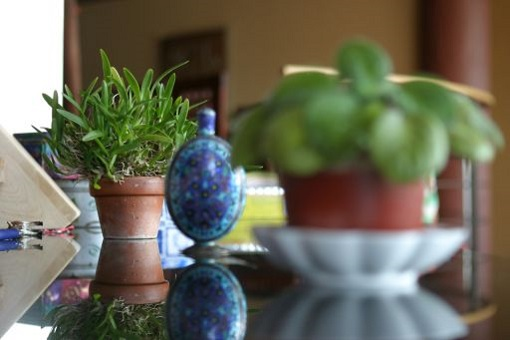
#> input picture scripts/P1/TSV_P1_Piramides_code_2025/img/orchid.jpg, 510 x 340 px
$ python p1_pregunta_01.py
#> lines starting #> are read from the running program, lines starting #| are printed output that depends on the picture
### scripts/P1/TSV_P1_Piramides_code_2025/p1_tarea1.py
# Tratamiento de Señales Visuales/Introducción a la Visión Artificial @ EPS-UAM
# Practica 1: Fusion de imagenes mediante piramides
# Tarea 1: metodos reduce y expand

# AUTORA: Lidia Martín Terés
import numpy as np
import scipy.signal

from p1_tests import test_p1_tarea1
from p1_utils import generar_kernel_suavizado

def reduce(imagen):
    """
    # Esta funcion implementa la operacion "reduce" sobre una imagen
    #
    # Argumentos de entrada:
    #    imagen: numpy array de tamaño [imagen_height, imagen_width].
    #
    # Devuelve:
    #    output: numpy array de tamaño [imagen_height/2, imagen_width/2] (output).
    #
    # NOTA: si imagen_height/2 o imagen_width/2 no son numeros enteros,
    #        entonces se redondea al entero mas cercano por arriba
    #        Por ejemplo, si la imagen es 5x7, la salida sera 3x4
    """
    output = np.empty(shape=[0,0]) # iniciamos la variable de salida (numpy array)

    # 1. Crea el kernel de suavizado con a = 0.4
    kernel = generar_kernel_suavizado(0.4)

    # 2. Convoluciona la imagen con el kernel, manteniendo las dimensiones de la imagen
    img_suavizada = scipy.signal.convolve2d(imagen, kernel, 'same')

    # 3. Muestrea la imagen por 2 en ambas direcciones (resulta en una imagen más pequeña)
    output = img_suavizada[::2, ::2]

    return output

def expand(imagen):
    """
    # Esta funcion implementa la operacion "expand" sobre una imagen
    #
    # Argumentos de entrada:
    #    imagen: numpy array de tamaño [imagen_height, imagen_width].
    #
    # Devuelve:
    #    output: numpy array de tamaño [imagen_height*2, imagen_width*2].
    """
    output = np.empty(shape=[0,0]) # iniciamos la variable de salida (numpy array)

    # 1. Define una imagen completamente negra del tamaño expandido
    alto, ancho = imagen.shape
    img_expandida = np.zeros((alto*2, ancho*2), dtype=float)

    # 2. Coloca la imagen original en las posiciones pares
    img_expandida[::2, ::2] = imagen

    # 3. Crea el kernel de suavizado con a = 0.4
    kernel = generar_kernel_suavizado(0.4)

    # 4. Convoluciona la imagen con el kernel, manteniendo las dimensiones de la imagen
    img_suavizada = scipy.signal.convolve2d(img_expandida, kernel, 'same')

    # 5. Multiplica por 4 para mantener el rango
    #       Este paso se hace para evitar que los colores queden artificialmente oscurecidos
    #       al haberlos suavizado con píxeles de valor 0.
    output = 4 * img_suavizada

    return output

# [3 lines that do not run on import are left out]

### scripts/P1/TSV_P1_Piramides_code_2025/p1_tarea4.py
# Tratamiento de Señales Visuales/Introducción a la Visión Artificial @ EPS-UAM
# Practica 1: Fusion de imagenes mediante piramides
# Tarea 4: fusion de imagenes

# AUTORA: Lidia Martín Terés

import numpy as np
import math

from p1_tests import test_p1_tarea4
from p1_utils import visualizar_fusion
from pathlib import Path
import p1_tarea1
import p1_tarea2
import p1_tarea3

def run_fusion(imgA, imgB, mask, niveles):
    """
    # Esta funcion implementa la fusion de dos imagenes calculando las
    # pirámides Laplacianas de las imagenes de entrada y la pirámide
    # Gausiana de una mascara.
    #
    # Argumentos de entrada:
    #   imgA: numpy array de tamaño [imagen_height, imagen_width].
    #   imgB: numpy array de tamaño [imagen_height, imagen_width].
    #   mask: numpy array de tamaño [imagen_height, imagen_width].
    #
    # Devuelve:
    #   Gpyr_imgA: lista de numpy arrays con variable tamaño con "niveles+1" elementos
    #               correspodientes a la piramide Gaussiana de la imagen A
    #   Gpyr_imgB: lista de numpy arrays con variable tamaño con "niveles+1" elementos
    #               correspodientes a la piramide Gaussiana de la imagen B
    #   Gpyr_mask: lista de numpy arrays con variable tamaño con "niveles+1" elementos
    #               correspodientes a la piramide Gaussiana de la máscara
    #   Lpyr_imgA: lista de numpy arrays con variable tamaño con "niveles+1" elementos
    #               correspodientes a la piramide Laplaciana de la imagen A
    #   Lpyr_imgB: lista de numpy arrays con variable tamaño con "niveles+1" elementos
    #               correspodientes a la piramide Laplaciana de la imagen B
    #   Lpyr_fus: lista de numpy arrays con variable tamaño con "niveles+1" elementos
    #               correspodientes a la piramide Laplaciana de la fusion imagen A & B
    #   Lpyr_fus_rec:  numpy array de tamaño [imagen_height, imagen_width] correspondiente
    #               a la reconstruccion de la pirámide Lpyr_fus
    """

    # iniciamos las variables de salida
    Gpyr_imgA = []      # Pirámide Gaussiana imagen A
    Gpyr_imgB = []      # Pirámide Gaussiana imagen B
    Gpyr_mask = []      # Pirámide Gaussiana máscara
    Lpyr_imgA = []      # Pirámide Laplaciana imagen A
    Lpyr_imgB = []      # Pirámide Laplaciana imagen B
    Lpyr_fus = []       # Pirámide Laplaciana fusionada
    Lpyr_fus_rec = []   # Imagen reconstruida de la pirámide Laplaciana fusionada

    # Verificación de que las imágenes son en escala de grises
    if not (len(imgA.shape) == len(imgB.shape) == 2):
        raise ValueError("Las matrices deberían ser bidimensionales (imágenes en escala de grises)")

    # Conversión de imágenes y máscaras a tipo float
    # IMPORTANTE: la normalización se está llevando a cabo en las funciones de los otros .py
    imgA = imgA.astype(float)
    imgB = imgB.astype(float)
    mask = mask.astype(float)

    # Cálculo de las pirámides Gaussianas de las imágenes
    Gpyr_imgA = p1_tarea2.gaus_piramide(imgA, niveles)
    Gpyr_imgB = p1_tarea2.gaus_piramide(imgB, niveles)

    # Cálculo de las pirámides Laplacianas de las imágenes
    Lpyr_imgA = p1_tarea2.lapl_piramide(Gpyr_imgA)
    Lpyr_imgB = p1_tarea2.lapl_piramide(Gpyr_imgB)

    # Fusionado de las pirámides Laplacianas de las imágenes y la Gaussiana de la máscara
    Gpyr_mask = p1_tarea2.gaus_piramide(mask, niveles)
    Lpyr_fus = p1_tarea3.fusionar_lapl_pyr(Lpyr_imgA, Lpyr_imgB, Gpyr_mask)

    # Reconstrucción de la imagen con la pirámide resultante para obtener la imagen
    Lpyr_fus_rec = p1_tarea3.reconstruir_lapl_pyr(Lpyr_fus)

    # Recorta valores al intervalo [0, 1] y asegura valores en float
    Lpyr_fus_rec = np.clip(Lpyr_fus_rec, 0.0, 1.0)
    Lpyr_fus_rec = Lpyr_fus_rec.astype(float)

    return Gpyr_imgA, Gpyr_imgB, Gpyr_mask, Lpyr_imgA, Lpyr_imgB, Lpyr_fus, Lpyr_fus_rec

# [12 lines that do not run on import are left out]

### scripts/P1/TSV_P1_Piramides_code_2025/p1_utils.py
# Tratamiento de Señales Visuales/Introducción a la Visión Artificial @ EPS-UAM
# Practica 1: Fusion de imagenes mediante piramides
# Fichero con funciones y utilidades

import numpy as np
import cv2

def generar_kernel_suavizado(a):
    """
    # Esta funcion devuelve un kernel de tamaño 5x5 con parametro a
    #
    # Argumentos de entrada:
    #   a: valor de tipo double o float.
    # Devuelve:
    #   numpy array de tamaño [5, 5] (output).
    """
    w_1d = np.array([0.25 - a/2.0, 0.25, a, 0.25, 0.25 - a/2.0])
    return np.outer(w_1d, w_1d)

def visualizar_gaus_piramide(gauss_pyr):
    """
    # Esta funcion visualiza una piramide Gaussiana
    # y crea una sola imagen con todos los niveles
    # Cada nivel de la piramide se corresponde con un array
    # bidimensionales, con lo cual esta funcion no procesa
    # arrays de tres dimensiones (e.g. imagenes RGB)
    #
    # Argumentos de entrada:
    #   gauss_pyr: lista de numpy arrays creada con la funcion 'gauss_piramide'.
    # Devuelve:
    #   output: imagen con la visualizacion de la piramide (tipo uint8)
    """
    height = gauss_pyr[0].shape[0]
    width = gauss_pyr[0].shape[1]

    output = np.zeros((height*len(gauss_pyr), width), dtype = float)

    for idx, layer in enumerate(gauss_pyr):
        if layer.max() <= 1:
            layer = layer.copy() * 255

        output[(idx*height):((idx+1)*height),:] = cv2.resize(layer, (width, height), interpolation=cv2.INTER_AREA)

    return output.astype(np.uint8)

def visualizar_lapl_piramide(lapl_pyr):
    """
    # Esta funcion visualiza una piramide Laplaciana
    # y crea una sola imagen con todos los niveles
    # Cada nivel de la piramide se corresponde con un array
    # bidimensionales, con lo cual esta funcion no procesa
    # arrays de tres dimensiones (e.g. imagenes RGB)
    #
    # Argumentos de entrada:
    #   lapl_pyr: lista de numpy arrays creada con la funcion 'lapl_piramide'.
    # Devuelve:
    #   output: imagen con la visualizacion de la piramide (tipo uint8)
    """
    height = lapl_pyr[0].shape[0]
    width = lapl_pyr[0].shape[1]

    output = np.zeros((height*len(lapl_pyr), width), dtype = np.uint8)

    for idx, layer in enumerate(lapl_pyr[:-1]):
        patch = cv2.resize(layer, (width, height), interpolation=cv2.INTER_AREA).astype(float)

        # escalar el patch al rango [0,255]
        patch = 128 + 127*patch/(np.abs(patch).max())

        output[(idx*height):((idx+1)*height),:] = patch.astype(np.uint8)

    #incluimos el ultimo nivel ultimo nivel
    patch = cv2.resize(lapl_pyr[-1], (width, height), interpolation=cv2.INTER_AREA)
    output[((len(lapl_pyr)-1)*height):(len(lapl_pyr)*height),:] = 255*patch

    return output

# [70 lines left out: function visualizar_fusion, not called in this run]

### scripts/P1/TSV_P1_Piramides_code_2025/p1_tarea2.py
# Tratamiento de Señales Visuales/Introducción a la Visión Artificial @ EPS-UAM
# Practica 1: Fusion de imagenes mediante piramides
# Tarea 2: piramide Gaussiana y piramide laplaciana

# AUTORA: Lidia Martín Terés
import numpy as np
from p1_tests import test_p1_tarea2
from p1_tarea1 import reduce, expand

def gaus_piramide(imagen, niveles):
    """
    # Esta funcion crea una piramide Gaussiana a partir de una imagen
    #
    # Argumentos de entrada:
    #   imagen: numpy array de tamaño [imagen_height, imagen_width].
    #   niveles: entero positivo que especifica el numero de veces que se aplica la operacion 'reduce'.
    #           Si niveles=0 entonces se debe devolver una lista con la imagen de entrada
    #           Si niveles=1 entonces se debe realizar una operacion de reduccion
    #
    # Devuelve:
    #   gauss_pyr: lista de numpy arrays con variable tamaño con "niveles+1" elementos.
    #       output[0] es la imagen de entrada
    #       output[i] es el nivel i de la piramide
    #
    """
    gaus_pyr = []  # iniciamos la variable de salida (lista)

    gaus_pyr.append(imagen)
    img_actual = imagen

    for _ in range(niveles):
        img_actual = reduce(img_actual)
        gaus_pyr.append(img_actual)

    return gaus_pyr

def lapl_piramide(gaus_pyr):
    """
    # Esta funcion crea una piramide Laplaciana a partir de una piramide Gaussiana
    #
    # Argumentos de entrada:
    #   gauss_pyr: lista de numpy arrays creada con la funcion 'gauss_piramide'.
    #
    # Devuelve:
    #   lapla_pyr: lista de numpy arrays con variable tamaño con "niveles+1" elementos.
    #       lapla_pyr[0] es el primera nivel de la piramide que contiene bordes
    #       lapla_pyr[i] es el nivel i de la piramide que contiene bordes
    #       lapla_pyr[niveles-1] es una imagen (escala de grises)
    #
    # NOTA: algunas veces, la operacion 'expand' devuelve una imagen de tamaño mayor
    # que el esperado. Entonces no coinciden las dimensiones de la imagen expandida
    #   del nivel k+1 y las dimensiones del nivel k. Verifique si ocurre esta
    #   situacion y en caso afirmativo, elimine los ultimos elementos de la
    #   imagen expandida hasta coincidir las dimensiones del nivel k
    #   Por ejemplo, si el nivel tiene tamaño 5x7, tras aplicar 'reduce' y 'expand'
    #   obtendremos una imagen de tamaño 6x8. En este caso, elimine la 6 fila y 8
    #   columna para obtener una imagen de tamaño 5x7 donde pueda aplicar la resta
    """
    lapl_pyr = [] # iniciamos la variable de salida (lista)

    # Calcula todos los niveles que sí tienen el siguiente nivel
    for i in range(len(gaus_pyr) - 1):
        img_expandida = expand(gaus_pyr[i+1])

        # Puede darse que las dimensiones de la imagen expandida sean mayores que la que necesitamos,
        # así que se recorta.
        alto, ancho = gaus_pyr[i].shape
        img_expandida = img_expandida[:alto, :ancho]

        # Nivel Laplaciano = Nivel Gaussiano - expansión del siguiente Nivel Gaussiano
        nvl_lapl = gaus_pyr[i] - img_expandida
        lapl_pyr.append(nvl_lapl)

    lapl_pyr.append(gaus_pyr[-1])
    return lapl_pyr

# [3 lines that do not run on import are left out]

### scripts/P1/TSV_P1_Piramides_code_2025/p1_tarea3.py
# Tratamiento de Señales Visuales/Introducción a la Visión Artificial @ EPS-UAM
# Practica 1: Fusion de imagenes mediante piramides
# Tarea 3: fusion de piramides y reconstruccion

# AUTORA: Lidia Martín Terés

import numpy as np
import scipy
from p1_tests import test_p1_tarea3
from p1_tarea1 import expand

def fusionar_lapl_pyr(lapl_pyr_imgA, lapl_pyr_imgB, gaus_pyr_mask):
    """
    # Esta funcion realiza la fusion entre dos piramides laplacianas de distintas imagenes.
    #   La fusion esta determinada por una mascara de la cual se utiliza su correspondiente
    #   piramide Gaussiana para combinar las dos piramides laplacianas.
    #
    # Argumentos de entrada:
    #   lapl_pyr_imgA: lista de numpy arrays obtenida con la funcion 'lapl_piramide' sobre una imagen img2
    #   lapl_pyr_imgB: lista de numpy arrays obtenida con la funcion 'lapl_piramide' sobre otra imagen img1
    #   gaus_pyr_mask: lista de numpy arrays obtenida con la funcion 'gaus_piramide'
    #                  sobre una mascara para combinar ambas imagenes.
    #                  Esta mascara y la piramide tiene valores en el rango [0,1]
    #                  Para los pixeles donde gaus_pyr_mask==1, se coge la piramide de img1
    #                  Para los pixeles donde gaus_pyr_mask==0, se coge la piramide de img2
    #
    # Devuelve:
    #   fusion_pyr: piramide fusionada
    #       lista de numpy arrays con variable tamaño con "niveles+1" elementos.
    #       fusion_pyr[i] es el nivel i de la piramide que contiene bordes
    #       fusion_pyr[niveles] es una imagen (RGB o escala de grises)
    """
    # Para poder operar, es importante que las pirámides tengan la MISMA longitud
    if not (len(lapl_pyr_imgA) == len(lapl_pyr_imgB) == len(gaus_pyr_mask)):
        return

    fusion_pyr = [] # iniciamos la variable

    # La operación dada que debe cumplir esta función es:
    #   Lf[i] = La[i] * Gm[i] + Lb[i] * (1 - Gm[i])
    for i in range(len(lapl_pyr_imgA)):
        nivel_A = lapl_pyr_imgA[i] * gaus_pyr_mask[i]
        nivel_B = lapl_pyr_imgB[i] * (1 - gaus_pyr_mask[i])

        fusion_pyr.append(nivel_A + nivel_B)

    return fusion_pyr

def reconstruir_lapl_pyr(lapl_pyr):
    """
    # Esta funcion reconstruye la imagen dada una piramide laplaciana.
    #
    # Argumentos de entrada:
    #   lapl_pyr: lista de numpy arrays obtenida con la funcion 'lapl_piramide' sobre una imagen img
    #
    # Devuelve:
    #   output: numpy array con dimensiones iguales al primer nivel de la piramide lapl_pyr[0]
    #
    # NOTA: algunas veces, la operacion 'expand' devuelve una imagen de tamaño mayor
    # que el esperado. Entonces no coinciden las dimensiones de la imagen expandida
    #   del nivel k+1 y las dimensiones del nivel k. Verifique si ocurre esta
    #   situacion y en caso afirmativo, elimine los ultimos elementos de la
    #   imagen expandida hasta coincidir las dimensiones del nivel k
    #   Por ejemplo, si el nivel tiene tamaño 5x7, tras aplicar 'reduce' y 'expand'
    #   obtendremos una imagen de tamaño 6x8. En este caso, elimine la 6 fila y 8
    #   columna para obtener una imagen de tamaño 5x7 donde pueda aplicar la resta
    """
    output = np.empty(shape=[0,0]) # iniciamos la variable de salida (numpy array)

    img_aux = lapl_pyr[-1] # en una laplaciana, la imagen completa (aunque reducida) está en el último elemento

    #
    for nvl in reversed(lapl_pyr[:-1]):
        img_aux = expand(img_aux)
        if img_aux.shape != nvl.shape:
            img_aux = img_aux[:nvl.shape[0], :nvl.shape[1]]

        img_aux = img_aux + nvl

    output = img_aux
    return output

# [3 lines that do not run on import are left out]

### scripts/P1/TSV_P1_Piramides_code_2025/p1_pregunta_01.py
# Tratamiento de Señales Visuales/Introducción a la Visión Artificial @ EPS-UAM
# Practica 1: Fusion de imagenes mediante piramides
# Memoria: codigo de la pregunta 1

# AUTORA: Lidia Martín Terés

import numpy as np
import math
import cv2
import matplotlib.pyplot as plt

from p1_utils import visualizar_fusion, visualizar_gaus_piramide, visualizar_lapl_piramide
from pathlib import Path
import p1_tarea4
import p1_tarea3

# =========================================================
#  HELPERS
# =========================================================
def leer_imagen_cv2(path, flags):
    """Lee una imagen desde una ruta de Windows con caracteres Unicode."""
#> called with flags = 1
    data = np.fromfile(str(path), dtype=np.uint8)
    img = cv2.imdecode(data, flags)
#> img is the input picture: shape (340, 510, 3); mean B, G, R 88.3, 105.1, 106.4
#> call 2 of leer_imagen_cv2, with flags = 1
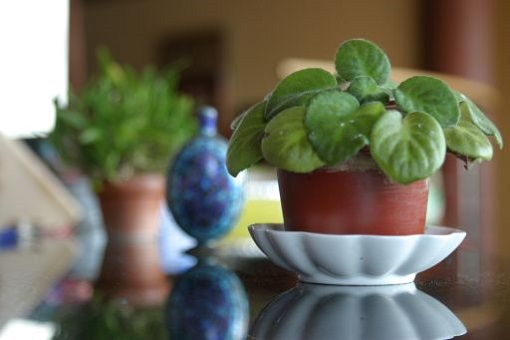
#> input picture scripts/P1/TSV_P1_Piramides_code_2025/img/violet.jpg, 510 x 340 px
#> in leer_imagen_cv2, img is the input picture: shape (340, 510, 3); mean B, G, R 90.7, 107.9, 109.1
#> call 3 of leer_imagen_cv2, with flags = 0
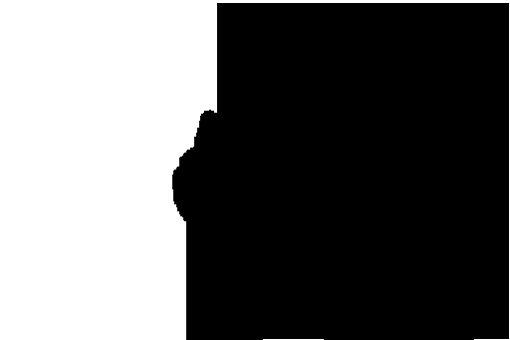
#> input picture scripts/P1/TSV_P1_Piramides_code_2025/img/orchid_mask.jpg, 510 x 340 px
#> in leer_imagen_cv2, img is the input picture: shape (340, 510); min 0, max 255, mean 99.7

    if img is None:
        raise ValueError(f"No se pudo decodificar la imagen: {path}")

    return img

def mostrar_resultados(name_A, name_B, imgA, imgB, img_fus, Gpyr_mask, Lpyr_fus_channels):
    """Muestra imágenes y pirámides de un caso de fusión RGB."""

    channel_names = ["R", "G", "B"]

    # =====================================================
    # Figura 1: imágenes principales
    # =====================================================
    fig1, axes1 = plt.subplots(nrows=1, ncols=4, figsize=(16, 5))
    fig1.canvas.manager.set_window_title(f"Fusión RGB: {name_A} + {name_B}")

    axes1[0].imshow(imgA)
    axes1[0].set_title("Imagen A")
    axes1[0].axis("off")

    axes1[1].imshow(imgB)
    axes1[1].set_title("Imagen B")
    axes1[1].axis("off")

    axes1[2].imshow(mask, cmap="gray")
    axes1[2].set_title("Máscara")
    axes1[2].axis("off")

    axes1[3].imshow(img_fus)
    axes1[3].set_title("Imagen fusionada")
    axes1[3].axis("off")

    fig1.tight_layout()

    # =====================================================
    # Figura 2: pirámides representativas
    # =====================================================
    fig2, axes2 = plt.subplots(nrows=1, ncols=4, figsize=(16, 10))
    fig2.canvas.manager.set_window_title(f"Pirámides de fusión: {name_A} + {name_B}")

    # Pirámide Gaussiana de la máscara
    gauss_mask = visualizar_gaus_piramide(Gpyr_mask)

    axes2[0].imshow(gauss_mask, cmap="gray")
    axes2[0].set_title("Pirámide Gaussiana\nmáscara")
    axes2[0].axis("off")

    # Pirámides Laplacianas fusionadas de R, G, B
    for canal, name_channel in enumerate(channel_names):
        lapl_fus = visualizar_lapl_piramide(Lpyr_fus_channels[canal])

        axes2[canal+1].imshow(lapl_fus)
        axes2[canal+1].set_title(f"Pirámide Laplaciana fusionada\ncanal {name_channel}")
        axes2[canal+1].axis("off")

    fig2.tight_layout()

    # Mostrar todas las figuras de una única vez
    plt.show()

# ========================================================

def run_fusion_rgb(imgA, imgB, mask, niveles):
    """
    # Esta funcion implementa la fusion de dos imagenes calculando las
    # pirámides Laplacianas de las imagenes de entrada y la pirámide
    # Gausiana de una mascara.
    #
    # Argumentos de entrada:
    #   imgA: numpy array de tamaño [imagen_height, imagen_width].
    #   imgB: numpy array de tamaño [imagen_height, imagen_width].
    #   mask: numpy array de tamaño [imagen_height, imagen_width].
    #
    # Devuelve:
    #   Gpyr_imgA: lista de numpy arrays con variable tamaño con "niveles+1" elementos
    #               correspodientes a la piramide Gaussiana de la imagen A
    #   Gpyr_imgB: lista de numpy arrays con variable tamaño con "niveles+1" elementos
    #               correspodientes a la piramide Gaussiana de la imagen B
    #   Gpyr_mask: lista de numpy arrays con variable tamaño con "niveles+1" elementos
    #               correspodientes a la piramide Gaussiana de la máscara
    #   Lpyr_imgA: lista de numpy arrays con variable tamaño con "niveles+1" elementos
    #               correspodientes a la piramide Laplaciana de la imagen A
    #   Lpyr_imgB: lista de numpy arrays con variable tamaño con "niveles+1" elementos
    #               correspodientes a la piramide Laplaciana de la imagen B
    #   Lpyr_fus: lista de numpy arrays con variable tamaño con "niveles+1" elementos
    #               correspodientes a la piramide Laplaciana de la fusion imagen A & B
    #   Lpyr_fus_rec:  numpy array de tamaño [imagen_height, imagen_width] correspondiente
    #               a la reconstruccion de la pirámide Lpyr_fus
    """
#> called with niveles = 4

    if imgA.ndim != 3 or imgA.shape[2] != 3:
        raise ValueError("imgA debe ser una imagen RGB")

    if imgB.ndim != 3 or imgB.shape[2] != 3:
        raise ValueError("imgB debe ser una imagen RGB")

    # Convertir a float y normalizar a [0, 1]
    imgA = imgA.astype(float) / 255.0
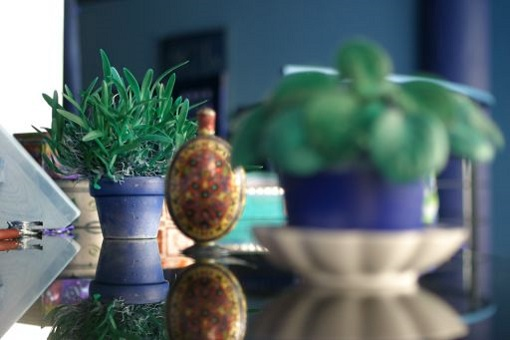
#> imgA: shape (340, 510, 3) float64; mean of channels 0, 1, 2 0.417, 0.412, 0.346; drawn as B, G, R
    imgB = imgB.astype(float) / 255.0
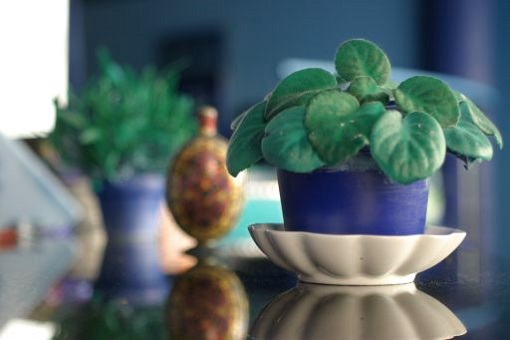
#> imgB: shape (340, 510, 3) float64; mean of channels 0, 1, 2 0.428, 0.423, 0.356; drawn as B, G, R
    mask = mask.astype(float) / 255.0

    # Listas para almacenar los resultados de los tres canales
    channel_fus = []

    Gpyr_A_channels = []
    Gpyr_B_channels = []
    Gpyr_mask = None

    Lpyr_A_channels = []
    Lpyr_B_channels = []
    Lpyr_fus_channels = []

    for canal in range(3):
        # Cada canal es ahora una imagen 2D
        channel_A = imgA[:, :, canal]
        channel_B = imgB[:, :, canal]

        # Utilizar la función desarrollada en la tarea 4
        (   Gpyr_A, Gpyr_B, Gpyr_mask_actual,
            Lpyr_A, Lpyr_B, Lpyr_fus, channel_rec
        ) = p1_tarea4.run_fusion(channel_A, channel_B, mask, niveles)

        # La pirámide de la máscara es la misma para los tres canales. Solo es necesario una copia
        if Gpyr_mask is None:
            Gpyr_mask = Gpyr_mask_actual

        # Guardar pirámides
        Gpyr_A_channels.append(Gpyr_A)
        Gpyr_B_channels.append(Gpyr_B)

        Lpyr_A_channels.append(Lpyr_A)
        Lpyr_B_channels.append(Lpyr_B)
        Lpyr_fus_channels.append(Lpyr_fus)

        # Reconstruir este canal
        channel_fus.append(channel_rec)
#> this loop made 3 passes
#> pass 1, in run_fusion_rgb, `channel_A = imgA[:, :, canal]`:
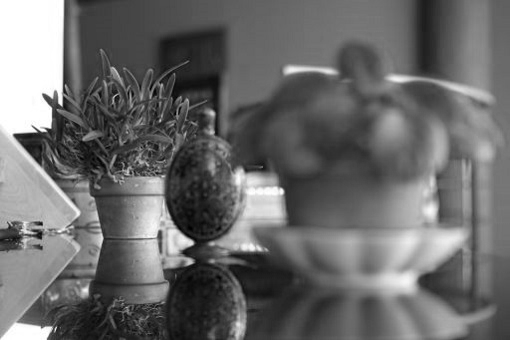
#> channel_A: shape (340, 510) float64; min 0, max 1, mean 0.417
#> after the loop, Gpyr_A_channels = 3 items; Gpyr_B_channels = 3 items; Lpyr_A_channels = 3 items; Lpyr_B_channels = 3 items; Lpyr_fus_channels = 3 items; channel_fus = 3 items
#> (the rest of the program and of its run is left out)
